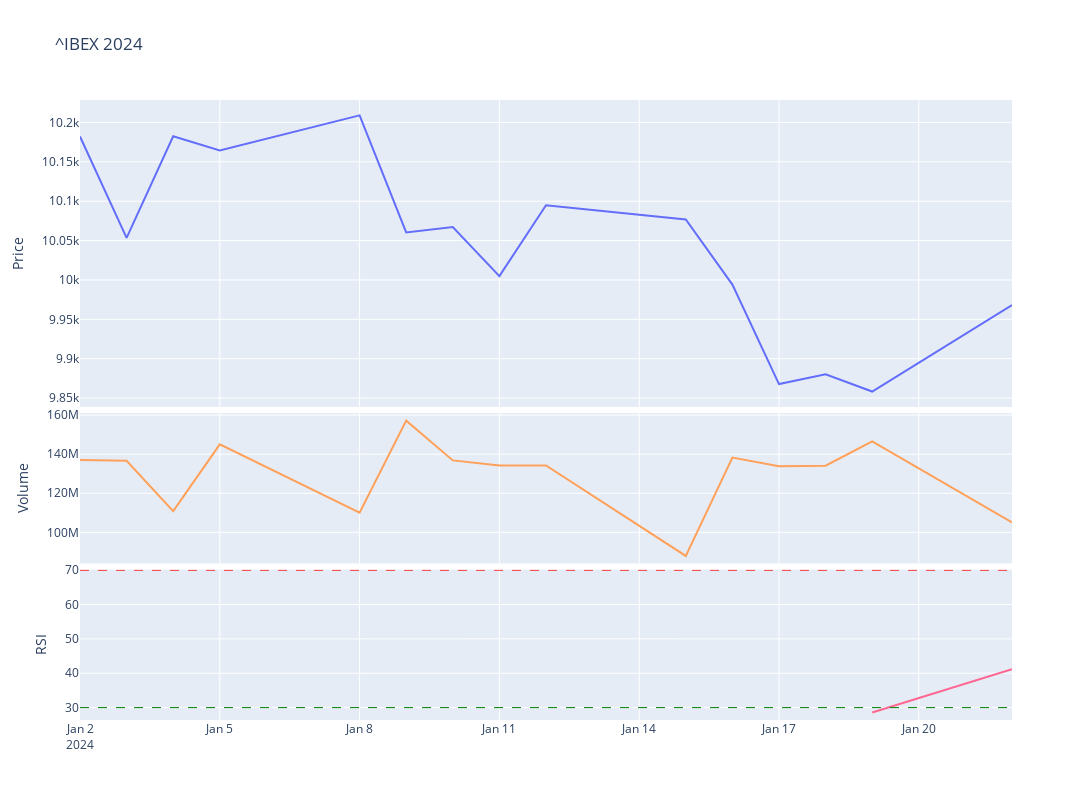

Write notebook code for a chart like this one.
### Code cell
# Plot the adjusted close price of the ^IBEX for year
fig = make_subplots(rows=4, cols=1,shared_xaxes=True,vertical_spacing=0.01,specs=[[{'rowspan':2,'colspan':1}],[None],[{'rowspan':1,'colspan':1}],[{'rowspan':1,'colspan':1}]])

# Graph (1,1)
fig.add_trace(go.Scatter(x=stock_ibex['Adj Close'].loc[year].index,y=stock_ibex['Adj Close'].loc[year],mode="lines",name=f'{ticker}'),row=1,col=1)
fig.add_trace(go.Scatter(x=stock_ibex['BB_Lower'].loc[year].index,y=stock_ibex['BB_Lower'].loc[year],mode="lines",name='BB_Lower'),row=1,col=1)
fig.add_trace(go.Scatter(x=stock_ibex['BB_Upper'].loc[year].index,y=stock_ibex['BB_Upper'].loc[year],mode="lines",name='BB_Upper'),row=1,col=1)
fig.add_trace(go.Scatter(x=stock_ibex['MMA20'].loc[year].index,y=stock_ibex['MMA20'].loc[year],mode="lines",name='MMA20'),row=1,col=1)
# Update xaxis properties
fig.update_yaxes(title_text="Price", row=1, col=1)

# Graph (3,1)
fig.add_trace(go.Scatter(x=stock_ibex['Volume'].loc[year].index,y=stock_ibex['Volume'].loc[year],mode="lines",name='Volume'),row=3, col=1)
fig.add_trace(go.Scatter(x=stock_ibex['Volume'].loc[year].index,y=stock_ibex['Volume'].loc[year].rolling(20).mean(),mode="lines",name='MMA20'),row=3,col=1)
fig.update_yaxes(title_text="Volume", row=3, col=1)

# Graph (4,1)
fig.add_trace(go.Scatter(x=stock_ibex['RSI'].loc[year].index,y=stock_ibex['RSI'].loc[year],mode="lines",name='RSI'),row=4, col=1)
fig.add_hline(y=30, line_width=1, line_dash="dash", line_color="green",row=4,col=1)
fig.add_hline(y=70, line_width=1, line_dash="dash", line_color="red",row=4,col=1)
fig.update_yaxes(title_text="RSI", row=4, col=1)

fig.update_layout(height=800, width=1300,showlegend=False,title=f"{ticker} {year}")

fig.show()

### Figure 1 — Plotly figure (JSON) as saved in the notebook; plotly's stock layout.template omitted (floating-point values rounded to 4 significant figures)
{"data": [{"mode": "lines", "name": "^IBEX", "type": "scatter", "x": ["2024-01-02T00:00:00", "2024-01-03T00:00:00", "2024-01-04T00:00:00", "2024-01-05T00:00:00", "2024-01-08T00:00:00", "2024-01-09T00:00:00", "2024-01-10T00:00:00", "2024-01-11T00:00:00", "2024-01-12T00:00:00", "2024-01-15T00:00:00", "2024-01-16T00:00:00", "2024-01-17T00:00:00", "2024-01-18T00:00:00", "2024-01-19T00:00:00", "2024-01-22T00:00:00"], "xaxis": "x", "y": [10180.0, 10050.0, 10180.0, 10160.0, 10209, 10060.0, 10070.0, 10000.0, 10090.0, 10080.0, 9994.0, 9868.0, 9880.0, 9858.0, 9968.0], "yaxis": "y"}, {"mode": "lines", "name": "BB_Lower", "type": "scatter", "x": ["2024-01-02T00:00:00", "2024-01-03T00:00:00", "2024-01-04T00:00:00", "2024-01-05T00:00:00", "2024-01-08T00:00:00", "2024-01-09T00:00:00", "2024-01-10T00:00:00", "2024-01-11T00:00:00", "2024-01-12T00:00:00", "2024-01-15T00:00:00", "2024-01-16T00:00:00", "2024-01-17T00:00:00", "2024-01-18T00:00:00", "2024-01-19T00:00:00", "2024-01-22T00:00:00"], "xaxis": "x", "y": [null, null, null, null, null, null, null, null, null, null, null, null, null, null, null], "yaxis": "y"}, {"mode": "lines", "name": "BB_Upper", "type": "scatter", "x": ["2024-01-02T00:00:00", "2024-01-03T00:00:00", "2024-01-04T00:00:00", "2024-01-05T00:00:00", "2024-01-08T00:00:00", "2024-01-09T00:00:00", "2024-01-10T00:00:00", "2024-01-11T00:00:00", "2024-01-12T00:00:00", "2024-01-15T00:00:00", "2024-01-16T00:00:00", "2024-01-17T00:00:00", "2024-01-18T00:00:00", "2024-01-19T00:00:00", "2024-01-22T00:00:00"], "xaxis": "x", "y": [null, null, null, null, null, null, null, null, null, null, null, null, null, null, null], "yaxis": "y"}, {"mode": "lines", "name": "MMA20", "type": "scatter", "x": ["2024-01-02T00:00:00", "2024-01-03T00:00:00", "2024-01-04T00:00:00", "2024-01-05T00:00:00", "2024-01-08T00:00:00", "2024-01-09T00:00:00", "2024-01-10T00:00:00", "2024-01-11T00:00:00", "2024-01-12T00:00:00", "2024-01-15T00:00:00", "2024-01-16T00:00:00", "2024-01-17T00:00:00", "2024-01-18T00:00:00", "2024-01-19T00:00:00", "2024-01-22T00:00:00"], "xaxis": "x", "y": [null, null, null, null, null, null, null, null, null, null, null, null, null, null, null], "yaxis": "y"}, {"mode": "lines", "name": "Volume", "type": "scatter", "x": ["2024-01-02T00:00:00", "2024-01-03T00:00:00", "2024-01-04T00:00:00", "2024-01-05T00:00:00", "2024-01-08T00:00:00", "2024-01-09T00:00:00", "2024-01-10T00:00:00", "2024-01-11T00:00:00", "2024-01-12T00:00:00", "2024-01-15T00:00:00", "2024-01-16T00:00:00", "2024-01-17T00:00:00", "2024-01-18T00:00:00", "2024-01-19T00:00:00", "2024-01-22T00:00:00"], "xaxis": "x2", "y": [137052900, 136612300, 110894200, 145036200, 110110400, 157192400, 136822100, 134217300, 134251900, 87931100, 138279400, 133882600, 134134100, 146590900, 105116848], "yaxis": "y2"}, {"mode": "lines", "name": "MMA20", "type": "scatter", "x": ["2024-01-02T00:00:00", "2024-01-03T00:00:00", "2024-01-04T00:00:00", "2024-01-05T00:00:00", "2024-01-08T00:00:00", "2024-01-09T00:00:00", "2024-01-10T00:00:00", "2024-01-11T00:00:00", "2024-01-12T00:00:00", "2024-01-15T00:00:00", "2024-01-16T00:00:00", "2024-01-17T00:00:00", "2024-01-18T00:00:00", "2024-01-19T00:00:00", "2024-01-22T00:00:00"], "xaxis": "x2", "y": [null, null, null, null, null, null, null, null, null, null, null, null, null, null, null], "yaxis": "y2"}, {"mode": "lines", "name": "RSI", "type": "scatter", "x": ["2024-01-02T00:00:00", "2024-01-03T00:00:00", "2024-01-04T00:00:00", "2024-01-05T00:00:00", "2024-01-08T00:00:00", "2024-01-09T00:00:00", "2024-01-10T00:00:00", "2024-01-11T00:00:00", "2024-01-12T00:00:00", "2024-01-15T00:00:00", "2024-01-16T00:00:00", "2024-01-17T00:00:00", "2024-01-18T00:00:00", "2024-01-19T00:00:00", "2024-01-22T00:00:00"], "xaxis": "x3", "y": [null, null, null, null, null, null, null, null, null, null, null, null, null, 28.58, 41.19], "yaxis": "y3"}], "layout": {"height": 800, "shapes": [{"line": {"color": "green", "dash": "dash", "width": 1}, "type": "line", "x0": 0, "x1": 1, "xref": "x3 domain", "y0": 30, "y1": 30, "yref": "y3"}, {"line": {"color": "red", "dash": "dash", "width": 1}, "type": "line", "x0": 0, "x1": 1, "xref": "x3 domain", "y0": 70, "y1": 70, "yref": "y3"}], "showlegend": false, "title": {"text": "^IBEX 2024"}, "width": 1300, "xaxis": {"anchor": "y", "domain": [0, 1], "matches": "x3", "showticklabels": false}, "xaxis2": {"anchor": "y2", "domain": [0, 1], "matches": "x3", "showticklabels": false}, "xaxis3": {"anchor": "y3", "domain": [0, 1]}, "yaxis": {"anchor": "x", "domain": [0.505, 1], "title": {"text": "Price"}}, "yaxis2": {"anchor": "x2", "domain": [0.2525, 0.495], "title": {"text": "Volume"}}, "yaxis3": {"anchor": "x3", "domain": [0, 0.2425], "title": {"text": "RSI"}}}}
